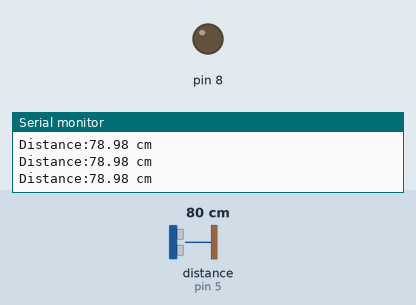
Bench run of a sketch on a simulated Arduino Uno, built with avr-gcc and run on an emulated ATmega328P. Parts: output pins drawn as LEDs (lit = HIGH), the last lines printed to the serial monitor. Wiring (inferred from the names in the program): ultrasonic range finder: trigger pin 3; echo pin 5. Inputs (shaded band) come from the test bench; at power-on: distance to the obstacle (sensor on pin 5) 80 cm. The echo pulse lasts 58.3 µs per cm; pins used as bus, display or sensor lines are not drawn.

Above: at 1.2 s.
1.3 s: distance to the obstacle (sensor on pin 5) set to 12 cm
4.3 s: distance to the obstacle (sensor on pin 5) set to 9 cm
At 5.5 s:
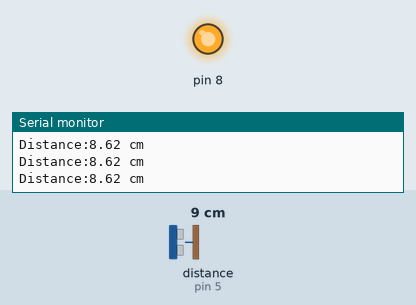
5.8 s: distance to the obstacle (sensor on pin 5) set to 120 cm
At 6.7 s:
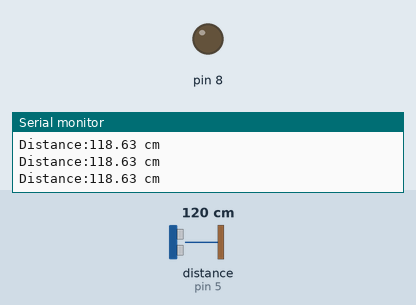
Timing chart, 0 to 8.8 s (numbered marks = the images above; inputs shaded):
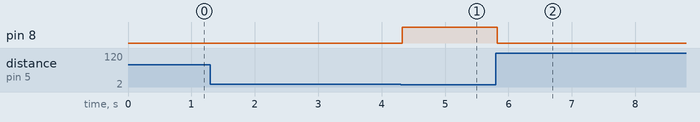

The sketch:

ultrasonic-sensor-buzzer.ino
```cpp
int trig=3;
int echo=5;

void setup(){
 pinMode(8,OUTPUT);
 pinMode(trig,OUTPUT);
 pinMode(echo,INPUT);
 Serial.begin(9600);
}

void loop() {
 digitalWrite(trig,0);
 delayMicroseconds(10);

 digitalWrite(trig,1);
 delayMicroseconds(2);
 digitalWrite(trig,0);

 int duration=pulseIn(echo,1);
 float distance = (duration*0.034)/2;
 Serial.print("Distance:");
 Serial.print(distance);
 Serial.println(" cm");
 if (distance<10)
  digitalWrite(8,1);
 else
  digitalWrite(8,0);
}
```

Measured:
- the behaviour switches between 11 and 10 cm on distance to the obstacle (sensor on pin 5) (found by bisection; images 0 and 1)
- after the input at 4.3 s, pin 8: LOW → HIGH at once
- after the input at 5.8 s, pin 8: HIGH → LOW at once
